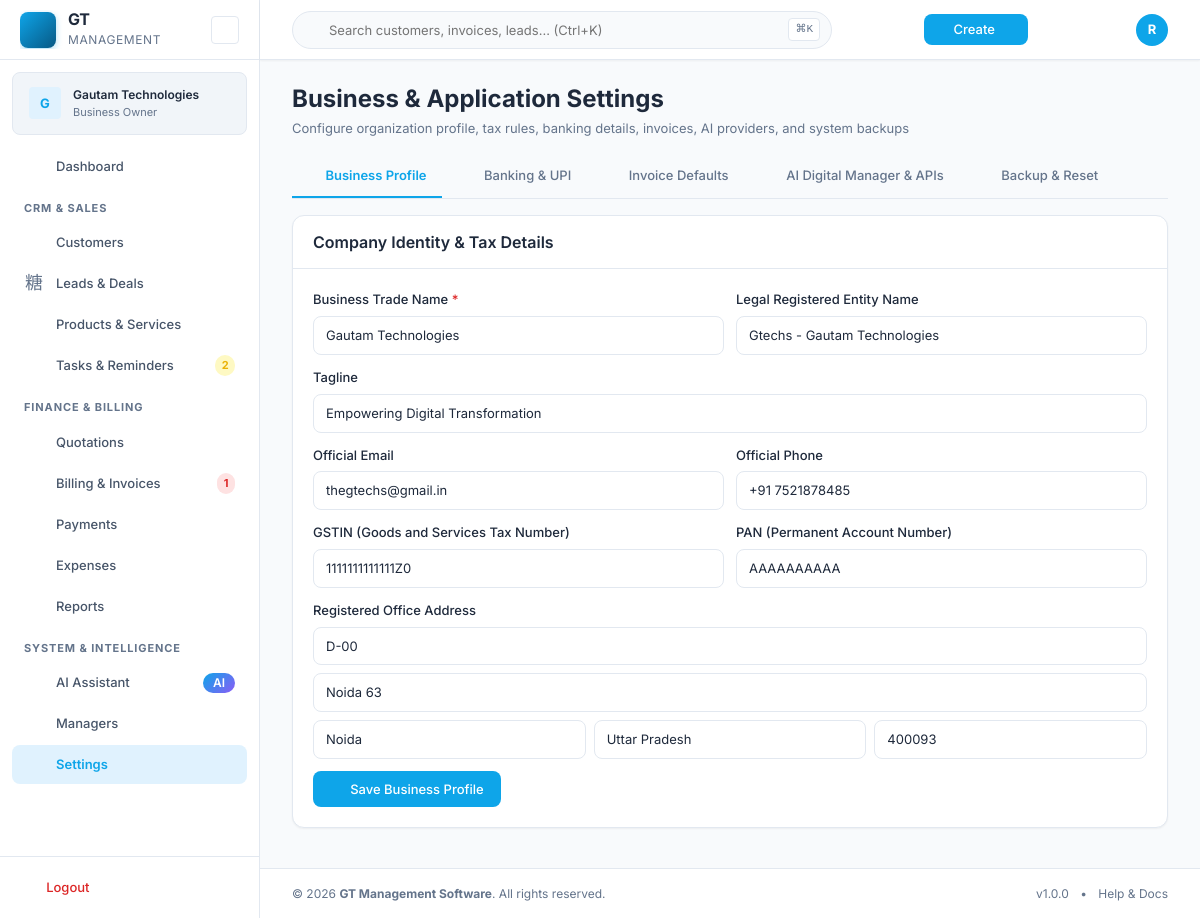
The page /settings.php (signed in) on the database its author committed.
### tables this page shows
CREATE TABLE `businesses` (
  `id` INT UNSIGNED AUTO_INCREMENT PRIMARY KEY,
  `name` VARCHAR(255) NOT NULL,
  `legal_name` VARCHAR(255) DEFAULT NULL,
  `owner_name` VARCHAR(255) DEFAULT NULL,
  `type` VARCHAR(100) DEFAULT NULL,
  `industry` VARCHAR(100) DEFAULT NULL,
  `registration_number` VARCHAR(100) DEFAULT NULL,
  `established_date` DATE DEFAULT NULL,
  `logo_path` VARCHAR(500) DEFAULT NULL,
  `tagline` VARCHAR(255) DEFAULT NULL,
  `website` VARCHAR(255) DEFAULT NULL,
  `description` TEXT DEFAULT NULL,
   
  `email` VARCHAR(255) DEFAULT NULL,
  `alt_email` VARCHAR(255) DEFAULT NULL,
  `phone` VARCHAR(50) DEFAULT NULL,
  `alt_phone` VARCHAR(50) DEFAULT NULL,
  `whatsapp` VARCHAR(50) DEFAULT NULL,
  `landline` VARCHAR(50) DEFAULT NULL,
   
  `address_line1` VARCHAR(255) DEFAULT NULL,
  `address_line2` VARCHAR(255) DEFAULT NULL,
  `landmark` VARCHAR(255) DEFAULT NULL,
  `city` VARCHAR(100) DEFAULT NULL,
  `district` VARCHAR(100) DEFAULT NULL,
  `state` VARCHAR(100) DEFAULT NULL,
  `postal_code` VARCHAR(20) DEFAULT NULL,
  `country` VARCHAR(100) DEFAULT 'India',
   
  `gst_registered` TINYINT(1) DEFAULT 0,
  `gstin` VARCHAR(20) DEFAULT NULL,
  `pan` VARCHAR(20) DEFAULT NULL,
  `tax_type` VARCHAR(50) DEFAULT NULL,
  `default_tax_rate` DECIMAL(5,2) DEFAULT 18.00,
  `place_of_business` VARCHAR(100) DEFAULT NULL,
   
  `bank_name` VARCHAR(255) DEFAULT NULL,
  `account_holder` VARCHAR(255) DEFAULT NULL,
  `account_number` VARCHAR(50) DEFAULT NULL,
  `ifsc_code` VARCHAR(20) DEFAULT NULL,
  `bank_branch` VARCHAR(255) DEFAULT NULL,
  `upi_id` VARCHAR(100) DEFAULT NULL,
  `payment_instructions` TEXT DEFAULT NULL,
   
  `invoice_prefix` VARCHAR(20) DEFAULT 'INV-',
  `invoice_next_number` INT UNSIGNED DEFAULT 1,
  `quotation_prefix` VARCHAR(20) DEFAULT 'QT-',
  `quotation_next_number` INT UNSIGNED DEFAULT 1,
  `default_due_days` INT UNSIGNED DEFAULT 30,
  `default_currency` VARCHAR(10) DEFAULT 'INR',
  `default_notes` TEXT DEFAULT NULL,
  `default_terms` TEXT DEFAULT NULL,
  `default_footer` TEXT DEFAULT NULL,
  `show_logo_on_invoice` TINYINT(1) DEFAULT 1,
  `show_signature` TINYINT(1) DEFAULT 0,
  `amount_in_words` TINYINT(1) DEFAULT 1,
   
  `is_demo` TINYINT(1) DEFAULT 0,
  `created_at` TIMESTAMP DEFAULT CURRENT_TIMESTAMP,
  `updated_at` TIMESTAMP DEFAULT CURRENT_TIMESTAMP ON UPDATE CURRENT_TIMESTAMP,
  INDEX `idx_businesses_demo` (`is_demo`)
);

### includes/auth.php (called while the page is built, shortened)
<?php
class Auth {
    public static function businessId(): ?int {
        return $_SESSION['business_id'] ?? null;
    }
    public static function isOwner(): bool {
        return !empty($_SESSION['is_owner']);
    }
}

### includes/functions.php (called while the page is built, shortened)
<?php
function e(?string $value): string {
    return htmlspecialchars($value ?? '', ENT_QUOTES, 'UTF-8');
}
function url(string $path = ''): string {
    return rtrim(APP_URL, '/') . '/' . ltrim($path, '/');
}

### includes/db.php (called while the page is built, shortened)
<?php
class Database {
    private static ?PDO $instance = null;
    public static function getInstance(): PDO {
        if (self::$instance === null) {
            $config = require GT_ROOT . '/config/config.php';
            $dsn = sprintf(
                'mysql:host=%s;port=%d;dbname=%s;charset=%s',
                $config['db_host'],
                $config['db_port'],
                $config['db_name'],
                $config['db_charset']
            );
            try {
                self::$instance = new PDO($dsn, $config['db_user'], $config['db_pass'], [
                    PDO::ATTR_ERRMODE            => PDO::ERRMODE_EXCEPTION,
                    PDO::ATTR_DEFAULT_FETCH_MODE => PDO::FETCH_ASSOC,
                    PDO::ATTR_EMULATE_PREPARES   => false,
                    PDO::MYSQL_ATTR_INIT_COMMAND => "SET NAMES utf8mb4 COLLATE utf8mb4_unicode_ci",
                ]);
            } catch (PDOException $e) {
                if ($config['debug']) {
                    throw $e;
                }
                error_log('Database connection failed: ' . $e->getMessage());
                die('Database connection error. Please check configuration.');
            }
        }
        return self::$instance;
    }
    public static function query(string $sql, array $params = []): PDOStatement {
        $stmt = self::getInstance()->prepare($sql);
        $stmt->execute($params);
        return $stmt;
    }
    public static function fetch(string $sql, array $params = []): ?array {
        $row = self::query($sql, $params)->fetch();
        return $row ?: null;
    }
}

### includes/permissions.php (called while the page is built, shortened)
<?php
class Permissions {
    public static function has(string $permissionKey): bool {
        if (Auth::isOwner()) return true;
        $perms = self::load();
        return in_array($permissionKey, $perms, true);
    }
}

### settings.php (the view, shortened to what this page needs)
<?php
require GT_ROOT . '/includes/header.php';
?>
<div class="page-header mb-4">
    <h1 class="page-title">Business & Application Settings</h1>
    <p class="page-subtitle">Configure organization profile, tax rules, banking details, invoices, AI providers, and system backups</p>
</div>
<div class="tabs-nav mb-4">
    <a href="#business" class="tab-link settings-tab-btn active" data-target="#section-business">
        <i class="ti ti-building mr-1"></i> Business Profile
    </a>
    <a href="#banking" class="tab-link settings-tab-btn" data-target="#section-banking">
        <i class="ti ti-building-bank mr-1"></i> Banking & UPI
    </a>
    <a href="#invoicing" class="tab-link settings-tab-btn" data-target="#section-invoicing">
        <i class="ti ti-receipt mr-1"></i> Invoice Defaults
    </a>
    <a href="#ai-providers" class="tab-link settings-tab-btn" data-target="#section-ai-providers">
        <i class="ti ti-sparkles mr-1 text-primary"></i> AI Digital Manager & APIs
    </a>
    <?php if (Auth::isOwner()): ?>
    <a href="#backup" class="tab-link settings-tab-btn" data-target="#section-backup">
        <i class="ti ti-database mr-1"></i> Backup & Reset
    </a>
    <?php endif; ?>
</div>
<form method="POST" action="<?= url('settings.php') ?>" id="settings-form">
    <div class="settings-section active" id="section-business">
        <div class="card mb-4">
            <div class="card-header">
                <h3 class="card-title">Company Identity & Tax Details</h3>
            </div>
            <div class="card-body">
                <div class="grid grid-cols-2 gap-3 mb-3">
                    <div class="form-group">
                        <label class="form-label required">Business Trade Name</label>
                        <input type="text" name="name" class="form-input" value="<?= e($business['name']) ?>" required>
                    </div>
                    <div class="form-group">
                        <label class="form-label">Legal Registered Entity Name</label>
                        <input type="text" name="legal_name" class="form-input" value="<?= e($business['legal_name']) ?>">
                    </div>
                </div>
                <div class="form-group mb-3">
                    <label class="form-label">Tagline</label>
                    <input type="text" name="tagline" class="form-input" value="<?= e($business['tagline']) ?>">
                </div>
                <div class="grid grid-cols-2 gap-3 mb-3">
                    <div class="form-group">
                        <label class="form-label">Official Email</label>
                        <input type="email" name="email" class="form-input" value="<?= e($business['email']) ?>">
                    </div>
                    <div class="form-group">
                        <label class="form-label">Official Phone</label>
                        <input type="text" name="phone" class="form-input" value="<?= e($business['phone']) ?>">
                    </div>
                </div>
                <div class="grid grid-cols-2 gap-3 mb-3">
                    <div class="form-group">
                        <label class="form-label">GSTIN (Goods and Services Tax Number)</label>
                        <input type="text" name="gstin" class="form-input" value="<?= e($business['gstin']) ?>" maxlength="15">
                    </div>
                    <div class="form-group">
                        <label class="form-label">PAN (Permanent Account Number)</label>
                        <input type="text" name="pan" class="form-input" value="<?= e($business['pan']) ?>" maxlength="10">
                    </div>
                </div>
                <div class="form-group mb-3">
                    <label class="form-label">Registered Office Address</label>
                    <input type="text" name="address_line1" class="form-input mb-2" placeholder="Street / Tower / Suite" value="<?= e($business['address_line1']) ?>">
                    <input type="text" name="address_line2" class="form-input mb-2" placeholder="Area / Landmark" value="<?= e($business['address_line2']) ?>">
                    <div class="grid grid-cols-3 gap-2">
                        <input type="text" name="city" class="form-input" placeholder="City" value="<?= e($business['city']) ?>">
                        <input type="text" name="state" class="form-input" placeholder="State" value="<?= e($business['state']) ?>">
                        <input type="text" name="postal_code" class="form-input" placeholder="PIN Code" value="<?= e($business['postal_code']) ?>">
                    </div>
                </div>
                <?php if (Permissions::has('settings.edit')): ?>
                <button type="submit" class="btn btn-primary"><i class="ti ti-device-floppy mr-1"></i> Save Business Profile</button>
                <?php endif; ?>
            </div>
        </div>
    </div>
</form>
<?php require GT_ROOT . '/includes/footer.php'; ?>

### assets/css/global.css (style rules this page uses)
:root { --color-primary: #0EA5E9; --color-primary-hover: #0284C7; --color-primary-light: #E0F2FE; --color-primary-dark: #075985; --color-secondary: #075985; --color-accent: #0284C7; --color-bg: #F8FAFC; --color-surface: #FFFFFF; --color-surface-hover: #F1F5F9; --color-sidebar-bg: #FFFFFF; --color-card-bg: #FFFFFF; --color-text: #1E293B; --color-text-secondary: #475569; --color-text-muted: #64748B; --color-text-inverse: #FFFFFF; --color-border: #E2E8F0; --color-border-hover: #CBD5E1; --color-border-light: #F1F5F9; --color-success: #16A34A; --color-success-light: #DCFCE7; --color-warning: #EAB308; --color-warning-light: #FEF9C3; --color-error: #DC2626; --color-error-light: #FEE2E2; --color-info: #0EA5E9; --color-info-light: #E0F2FE; --font-family: 'Inter', -apple-system, BlinkMacSystemFont, 'Segoe UI', Roboto, sans-serif; --font-mono: 'JetBrains Mono', 'Fira Code', monospace; --font-size-xs: 0.75rem; --font-size-sm: 0.8125rem; --font-size-base: 0.875rem; --font-size-md: 1rem; --font-size-lg: 1.125rem; --font-size-xl: 1.25rem; --font-size-2xl: 1.5rem; --font-size-3xl: 1.875rem; --font-size-4xl: 2.25rem; --font-weight-normal: 400; --font-weight-medium: 500; --font-weight-semibold: 600; --font-weight-bold: 700; --line-height: 1.6; --line-height-tight: 1.3; --space-1: 0.25rem; --space-2: 0.5rem; --space-3: 0.75rem; --space-4: 1rem; --space-5: 1.25rem; --space-6: 1.5rem; --space-8: 2rem; --space-10: 2.5rem; --space-12: 3rem; --sidebar-width: 260px; --sidebar-compact-width: 72px; --topbar-height: 60px; --content-max-width: 1400px; --radius-sm: 4px; --radius: 8px; --radius-lg: 12px; --radius-xl: 16px; --radius-full: 9999px; --shadow-sm: 0 1px 2px rgba(0, 0, 0, 0.05); --shadow: 0 1px 3px rgba(0, 0, 0, 0.08), 0 1px 2px rgba(0, 0, 0, 0.04); --shadow-md: 0 4px 6px -1px rgba(0, 0, 0, 0.08), 0 2px 4px -2px rgba(0, 0, 0, 0.05); --shadow-lg: 0 10px 15px -3px rgba(0, 0, 0, 0.08), 0 4px 6px -4px rgba(0, 0, 0, 0.04); --shadow-xl: 0 20px 25px -5px rgba(0, 0, 0, 0.1), 0 8px 10px -6px rgba(0, 0, 0, 0.05); --transition-fast: 150ms ease; --transition: 200ms ease; --transition-slow: 300ms ease; --z-dropdown: 100; --z-sticky: 200; --z-overlay: 300; --z-modal: 400; --z-toast: 500; --z-tooltip: 600; }
*, *::before, *::after { box-sizing: border-box; margin: 0; padding: 0; }
html { font-size: 16px; -webkit-text-size-adjust: 100%; scroll-behavior: smooth; }
body { font-family: var(--font-family); font-size: var(--font-size-base); line-height: var(--line-height); color: var(--color-text); background-color: var(--color-bg); -webkit-font-smoothing: antialiased; -moz-osx-font-smoothing: grayscale; overflow-x: hidden; }
h1, h2, h3, h4, h5, h6 { font-weight: var(--font-weight-semibold); line-height: var(--line-height-tight); color: var(--color-text); }
h1 { font-size: var(--font-size-3xl); }
h3 { font-size: var(--font-size-xl); }
p { margin-bottom: var(--space-4); }
a { color: var(--color-primary); text-decoration: none; transition: color var(--transition-fast); }
input, select, textarea, button { font-family: inherit; font-size: inherit; line-height: inherit; }
button { cursor: pointer; }
.text-primary { color: var(--color-primary); }
.mb-2 { margin-bottom: var(--space-2); }
.mb-4 { margin-bottom: var(--space-4); }
.gap-2 { gap: var(--space-2); }
.gap-3 { gap: var(--space-3); }

### assets/css/layout.css (style rules this page uses)
.grid { display: grid; }
.grid-cols-2 { grid-template-columns: repeat(2, 1fr); }
.grid-cols-3 { grid-template-columns: repeat(3, 1fr); }

### rows shown on the page
businesses: name "Gautam Technologies", legal_name "Gtechs - Gautam Technologies", tagline "Empowering Digital Transformation", email "thegtechs@gmail.in", phone "+91 7521878485", gstin "1111111111111Z0", pan "AAAAAAAAAA", address_line1 "D-00", address_line2 "Noida 63", city "Noida", state "Uttar Pradesh", postal_code "400093"

### other values the page prints
substr(e($businessName), 0, 1) "G"
truncate($businessName, 22) "Gautam Technologies"
$pendingTasksCount "2"
$overdueInvoicesCount "1"
$userInitial "R"
APP_NAME "GT Management Software"
APP_VERSION "1.0.0"
